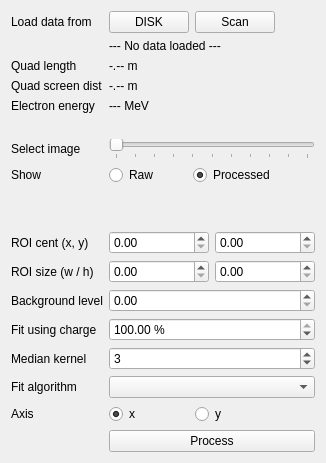
         <widget class="QWidget" name="tab">
          <attribute name="title">
           <string>Analysis</string>
          </attribute>
          <layout class="QVBoxLayout" name="verticalLayout_9">
           <item>
            <layout class="QGridLayout" name="gridLayout_3">
             <item row="6" column="1">
              <widget class="QSlider" name="p_image_index_slider">
               <property name="sizePolicy">
                <sizepolicy hsizetype="Minimum" vsizetype="Fixed">
                 <horstretch>0</horstretch>
                 <verstretch>0</verstretch>
                </sizepolicy>
               </property>
               <property name="maximumSize">
                <size>
                 <width>16777215</width>
                 <height>16777215</height>
                </size>
               </property>
               <property name="maximum">
                <number>10</number>
               </property>
               <property name="orientation">
                <enum>Qt::Horizontal</enum>
               </property>
               <property name="invertedControls">
                <bool>false</bool>
               </property>
               <property name="tickPosition">
                <enum>QSlider::TicksBelow</enum>
               </property>
              </widget>
             </item>
             <item row="14" column="0">
              <widget class="QLabel" name="label_28">
               <property name="sizePolicy">
                <sizepolicy hsizetype="Minimum" vsizetype="Preferred">
                 <horstretch>0</horstretch>
                 <verstretch>0</verstretch>
                </sizepolicy>
               </property>
               <property name="maximumSize">
                <size>
                 <width>130</width>
                 <height>16777215</height>
                </size>
               </property>
               <property name="text">
                <string>Background level</string>
               </property>
              </widget>
             </item>
             <item row="17" column="0">
              <widget class="QLabel" name="label_30">
               <property name="sizePolicy">
                <sizepolicy hsizetype="Minimum" vsizetype="Preferred">
                 <horstretch>0</horstretch>
                 <verstretch>0</verstretch>
                </sizepolicy>
               </property>
               <property name="maximumSize">
                <size>
                 <width>130</width>
                 <height>16777215</height>
                </size>
               </property>
               <property name="text">
                <string>Fit algorithm</string>
               </property>
              </widget>
             </item>
             <item row="10" column="1">
              <layout class="QHBoxLayout" name="horizontalLayout_12">
               <item>
                <widget class="QDoubleSpinBox" name="p_roi_cent_x_spinbox">
                 <property name="maximum">
                  <double>5000.000000000000000</double>
                 </property>
                </widget>
               </item>
               <item>
                <widget class="QDoubleSpinBox" name="p_roi_cent_y_spinbox">
                 <property name="maximum">
                  <double>5000.000000000000000</double>
                 </property>
                </widget>
               </item>
              </layout>
             </item>
             <item row="17" column="1">
              <widget class="QComboBox" name="fit_algo_combobox"/>
             </item>
             <item row="6" column="0">
              <widget class="QLabel" name="label_32">
               <property name="sizePolicy">
                <sizepolicy hsizetype="Minimum" vsizetype="Preferred">
                 <horstretch>0</horstretch>
                 <verstretch>0</verstretch>
                </sizepolicy>
               </property>
               <property name="maximumSize">
                <size>
                 <width>130</width>
                 <height>16777215</height>
                </size>
               </property>
               <property name="text">
                <string>Select image</string>
               </property>
              </widget>
             </item>
             <item row="3" column="0">
              <widget class="QLabel" name="label_24">
               <property name="sizePolicy">
                <sizepolicy hsizetype="Minimum" vsizetype="Preferred">
                 <horstretch>0</horstretch>
                 <verstretch>0</verstretch>
                </sizepolicy>
               </property>
               <property name="maximumSize">
                <size>
                 <width>130</width>
                 <height>16777215</height>
                </size>
               </property>
               <property name="text">
                <string>Quad screen dist</string>
               </property>
              </widget>
             </item>
             <item row="16" column="0">
              <widget class="QLabel" name="label_29">
               <property name="sizePolicy">
                <sizepolicy hsizetype="Minimum" vsizetype="Preferred">
                 <horstretch>0</horstretch>
                 <verstretch>0</verstretch>
                </sizepolicy>
               </property>
               <property name="maximumSize">
                <size>
                 <width>130</width>
                 <height>16777215</height>
                </size>
               </property>
               <property name="text">
                <string>Median kernel</string>
               </property>
              </widget>
             </item>
             <item row="4" column="1">
              <widget class="QLabel" name="p_electron_energy_label">
               <property name="text">
                <string>--- MeV</string>
               </property>
              </widget>
             </item>
             <item row="18" column="1">
              <layout class="QHBoxLayout" name="horizontalLayout_17">
               <item>
                <widget class="QRadioButton" name="p_x_radio">
                 <property name="text">
                  <string>x</string>
                 </property>
                 <property name="checked">
                  <bool>true</bool>
                 </property>
                 <attribute name="buttonGroup">
                  <string notr="true">buttonGroup_2</string>
                 </attribute>
                </widget>
               </item>
               <item>
                <widget class="QRadioButton" name="p_y_radio">
                 <property name="text">
                  <string>y</string>
                 </property>
                 <attribute name="buttonGroup">
                  <string notr="true">buttonGroup_2</string>
                 </attribute>
                </widget>
               </item>
               <item>
                <spacer name="horizontalSpacer_10">
                 <property name="orientation">
                  <enum>Qt::Horizontal</enum>
                 </property>
                 <property name="sizeType">
                  <enum>QSizePolicy::Minimum</enum>
                 </property>
                 <property name="sizeHint" stdset="0">
                  <size>
                   <width>40</width>
                   <height>20</height>
                  </size>
                 </property>
                </spacer>
               </item>
              </layout>
             </item>
             <item row="11" column="1">
              <layout class="QHBoxLayout" name="horizontalLayout_13">
               <item>
                <widget class="QDoubleSpinBox" name="p_roi_size_w_spinbox">
                 <property name="maximum">
                  <double>5000.000000000000000</double>
                 </property>
                </widget>
               </item>
               <item>
                <widget class="QDoubleSpinBox" name="p_roi_size_h_spinbox">
                 <property name="maximum">
                  <double>5000.000000000000000</double>
                 </property>
                </widget>
               </item>
              </layout>
             </item>
             <item row="11" column="0">
              <widget class="QLabel" name="label_27">
               <property name="sizePolicy">
                <sizepolicy hsizetype="Minimum" vsizetype="Preferred">
                 <horstretch>0</horstretch>
                 <verstretch>0</verstretch>
                </sizepolicy>
               </property>
               <property name="maximumSize">
                <size>
                 <width>130</width>
                 <height>16777215</height>
                </size>
               </property>
               <property name="text">
                <string>ROI size (w / h)</string>
               </property>
              </widget>
             </item>
             <item row="2" column="1">
              <widget class="QLabel" name="p_quad_length_label">
               <property name="text">
                <string>-.-- m</string>
               </property>
              </widget>
             </item>
             <item row="18" column="0">
              <widget class="QLabel" name="label_33">
               <property name="text">
                <string>Axis</string>
               </property>
              </widget>
             </item>
             <item row="19" column="1">
              <widget class="QPushButton" name="process_button">
               <property name="text">
                <string>Process</string>
               </property>
              </widget>
             </item>
             <item row="10" column="0">
              <widget class="QLabel" name="label_26">
               <property name="sizePolicy">
                <sizepolicy hsizetype="Minimum" vsizetype="Preferred">
                 <horstretch>0</horstretch>
                 <verstretch>0</verstretch>
                </sizepolicy>
               </property>
               <property name="maximumSize">
                <size>
                 <width>130</width>
                 <height>16777215</height>
                </size>
               </property>
               <property name="text">
                <string>ROI cent (x, y)</string>
               </property>
              </widget>
             </item>
             <item row="8" column="0">
              <spacer name="verticalSpacer_6">
               <property name="orientation">
                <enum>Qt::Vertical</enum>
               </property>
               <property name="sizeType">
                <enum>QSizePolicy::Expanding</enum>
               </property>
               <property name="sizeHint" stdset="0">
                <size>
                 <width>20</width>
                 <height>40</height>
                </size>
               </property>
              </spacer>
             </item>
             <item row="3" column="1">
              <widget class="QLabel" name="p_quad_screen_dist_label">
               <property name="text">
                <string>-.-- m</string>
               </property>
              </widget>
             </item>
             <item row="4" column="0">
              <widget class="QLabel" name="label_25">
               <property name="sizePolicy">
                <sizepolicy hsizetype="Minimum" vsizetype="Preferred">
                 <horstretch>0</horstretch>
                 <verstretch>0</verstretch>
                </sizepolicy>
               </property>
               <property name="maximumSize">
                <size>
                 <width>130</width>
                 <height>16777215</height>
                </size>
               </property>
               <property name="text">
                <string>Electron energy</string>
               </property>
              </widget>
             </item>
             <item row="5" column="0">
              <spacer name="verticalSpacer_5">
               <property name="orientation">
                <enum>Qt::Vertical</enum>
               </property>
               <property name="sizeType">
                <enum>QSizePolicy::Preferred</enum>
               </property>
               <property name="sizeHint" stdset="0">
                <size>
                 <width>20</width>
                 <height>20</height>
                </size>
               </property>
              </spacer>
             </item>
             <item row="7" column="1">
              <layout class="QHBoxLayout" name="horizontalLayout_15">
               <property name="topMargin">
                <number>0</number>
               </property>
               <item>
                <widget class="QRadioButton" name="p_raw_image_radio">
                 <property name="text">
                  <string>Raw</string>
                 </property>
                 <attribute name="buttonGroup">
                  <string notr="true">buttonGroup</string>
                 </attribute>
                </widget>
               </item>
               <item>
                <widget class="QRadioButton" name="p_filtered_image_radio">
                 <property name="text">
                  <string>Processed</string>
                 </property>
                 <property name="checked">
                  <bool>true</bool>
                 </property>
                 <attribute name="buttonGroup">
                  <string notr="true">buttonGroup</string>
                 </attribute>
                </widget>
               </item>
               <item>
                <spacer name="horizontalSpacer_5">
                 <property name="orientation">
                  <enum>Qt::Horizontal</enum>
                 </property>
                 <property name="sizeType">
                  <enum>QSizePolicy::Minimum</enum>
                 </property>
                 <property name="sizeHint" stdset="0">
                  <size>
                   <width>40</width>
                   <height>20</height>
                  </size>
                 </property>
                </spacer>
               </item>
              </layout>
             </item>
             <item row="7" column="0">
              <widget class="QLabel" name="label_11">
               <property name="text">
                <string>Show</string>
               </property>
              </widget>
             </item>
             <item row="16" column="1">
              <widget class="QSpinBox" name="p_median_kernel_spinbox">
               <property name="minimum">
                <number>1</number>
               </property>
               <property name="maximum">
                <number>21</number>
               </property>
               <property name="singleStep">
                <number>2</number>
               </property>
               <property name="value">
                <number>3</number>
               </property>
              </widget>
             </item>
             <item row="2" column="0">
              <widget class="QLabel" name="label_23">
               <property name="sizePolicy">
                <sizepolicy hsizetype="Minimum" vsizetype="Preferred">
                 <horstretch>0</horstretch>
                 <verstretch>0</verstretch>
                </sizepolicy>
               </property>
               <property name="maximumSize">
                <size>
                 <width>130</width>
                 <height>16777215</height>
                </size>
               </property>
               <property name="text">
                <string>Quad length</string>
               </property>
              </widget>
             </item>
             <item row="15" column="0">
              <widget class="QLabel" name="label_31">
               <property name="text">
                <string>Fit using charge</string>
               </property>
              </widget>
             </item>
             <item row="15" column="1">
              <widget class="QDoubleSpinBox" name="p_keep_charge_ratio_spinbox">
               <property name="suffix">
                <string> %</string>
               </property>
               <property name="maximum">
                <double>100.000000000000000</double>
               </property>
               <property name="value">
                <double>100.000000000000000</double>
               </property>
              </widget>
             </item>
             <item row="14" column="1">
              <widget class="QDoubleSpinBox" name="p_threshold_spinbox">
               <property name="maximum">
                <double>66000.000000000000000</double>
               </property>
              </widget>
             </item>
             <item row="0" column="0">
              <widget class="QLabel" name="label_10">
               <property name="text">
                <string>Load data from</string>
               </property>
              </widget>
             </item>
             <item row="0" column="1">
              <layout class="QHBoxLayout" name="horizontalLayout_14">
               <item>
                <widget class="QPushButton" name="load_disk_button">
                 <property name="sizePolicy">
                  <sizepolicy hsizetype="Preferred" vsizetype="Fixed">
                   <horstretch>0</horstretch>
                   <verstretch>0</verstretch>
                  </sizepolicy>
                 </property>
                 <property name="maximumSize">
                  <size>
                   <width>200</width>
                   <height>16777215</height>
                  </size>
                 </property>
                 <property name="text">
                  <string>DISK</string>
                 </property>
                </widget>
               </item>
               <item>
                <widget class="QPushButton" name="load_scan_button">
                 <property name="sizePolicy">
                  <sizepolicy hsizetype="Preferred" vsizetype="Fixed">
                   <horstretch>0</horstretch>
                   <verstretch>0</verstretch>
                  </sizepolicy>
                 </property>
                 <property name="maximumSize">
                  <size>
                   <width>200</width>
                   <height>16777215</height>
                  </size>
                 </property>
                 <property name="text">
                  <string>Scan</string>
                 </property>
                </widget>
               </item>
               <item>
                <spacer name="horizontalSpacer_6">
                 <property name="orientation">
                  <enum>Qt::Horizontal</enum>
                 </property>
                 <property name="sizeHint" stdset="0">
                  <size>
                   <width>40</width>
                   <height>20</height>
                  </size>
                 </property>
                </spacer>
               </item>
              </layout>
             </item>
             <item row="1" column="1">
              <widget class="QLabel" name="data_source_label">
               <property name="sizePolicy">
                <sizepolicy hsizetype="Expanding" vsizetype="Preferred">
                 <horstretch>0</horstretch>
                 <verstretch>0</verstretch>
                </sizepolicy>
               </property>
               <property name="maximumSize">
                <size>
                 <width>300</width>
                 <height>16777215</height>
                </size>
               </property>
               <property name="text">
                <string>--- No data loaded ---</string>
               </property>
              </widget>
             </item>
            </layout>
           </item>
          </layout>
         </widget>
